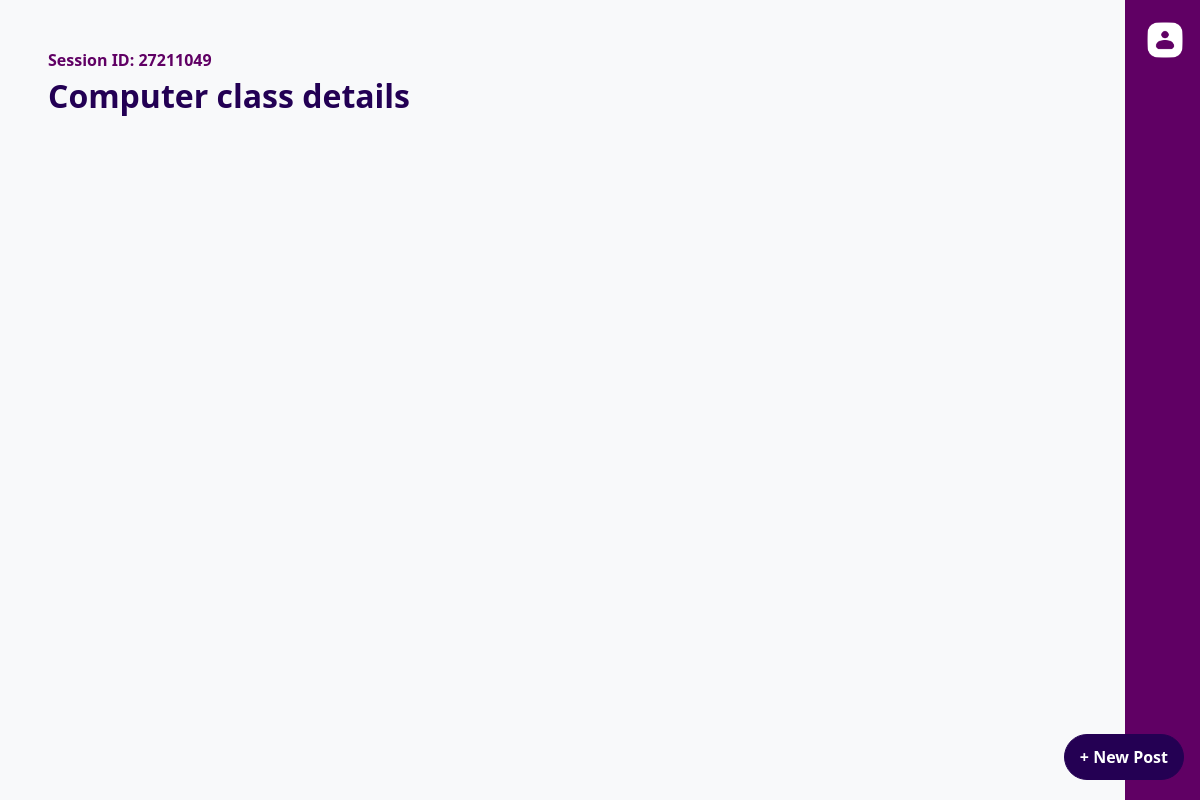
/session/27211049/website@gmail.com (signed in), run on an earlier commit of the app's database.
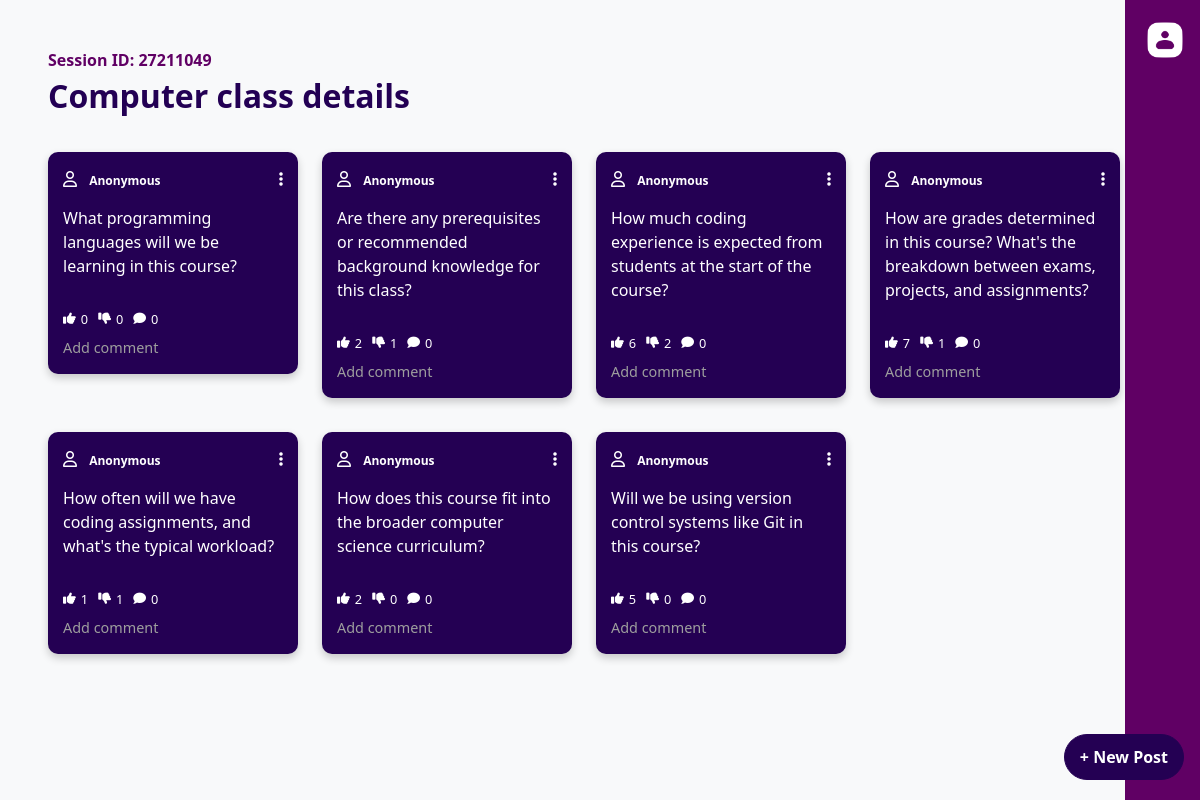
And on a later commit of the database.
### website/models.py (models this page shows, shortened)
class Question(db.Model):
    id = db.Column(db.Integer, primary_key=True, autoincrement=True)
    session_id = db.Column(db.Integer, db.ForeignKey('session.id'), nullable=False)
    question_text = db.Column(db.String(500), nullable=False)
    likes = db.Column(db.Integer, default=0)
    dislikes = db.Column(db.Integer, default=0)
    user_email = db.Column(db.String(150), nullable=True)

### main.py (the view)
@app.route('/session/<int:session_id>/<string:user_email>', methods=['GET'])
def session_details(session_id, user_email):
    session_data = Session.query.filter_by(session_id=session_id).first_or_404()
    uploaded_files = session.get('uploaded_files', {}).get(session_id, [])
    questions = Question.query.filter_by(session_id=session_id).all()
    if session_data:
        title = session_data.title
        question_form = QuestionForm()
        db.session.refresh(session_data)
        db.session.expunge_all()
        return render_template('session_details.html', title=title, session_id=session_id, user=current_user, user_email=user_email, form=question_form, uploaded_files=uploaded_files, questions=questions)
    else:
        flash('Session not found.', 'danger')
        return redirect(url_for('join'))

### main.py (called while the page is built)
@app.before_request
def before_request():
    db.session.remove()
    db.session.bind = db.engine

@app.after_request
def after_request(response):
    db.session.remove()
    return response

### website/templates/session_details.html (shortened to what the changed rows need)
<!DOCTYPE html>
<html lang="en">
<head>
  <link href="https://cdn.jsdelivr.net/npm/bootstrap@5.3.3/dist/css/bootstrap.min.css" rel="stylesheet">
  <link rel="stylesheet" href="https://cdnjs.cloudflare.com/ajax/libs/font-awesome/6.0.0-beta3/css/all.min.css">
  <link rel="stylesheet" href="{{ url_for('static', filename='session_details.css') }}">
</head>
<body>
  <div class="main-content-wrapper">
    <div class="content-container">
      {% if not current_user.is_authenticated %}
      <div id="postsContainer" class="mt-4">
        {% for question in questions %}
        <div class="post-card" data-post-id="{{ question.id }}" data-likes="{{ question.likes }}" data-dislikes="{{ question.dislikes }}">
            <div class="card-header">
              <div class="user-info">
                  <i class="fa-regular fa-user"></i>
                  <div class="name">
                    <p class="user-email">{{ question.user_email or 'Anonymous' }}</p>
                    <p class="question-text">{{ question.question_text }}</p>
                  </div>
              </div>
              <div class="post-options-container">
                  <i class="fas fa-ellipsis-v post-options-toggle"></i>
                  <div class="post-options-dropdown d-none">
                    <button class="edit-post-btn btn btn-sm btn-link">Edit post</button>
                    <button class="delete-post-btn btn btn-sm btn-link" data-session-id="{{ session_id }}" data-user-email="{{ user_email }}">Delete post</button>
                  </div>
              </div>
            </div>
            <div class="card-actions">
              <div class="interaction-icons">
                  <div class="icon like-icon" id="like-btn-{{ question.id }}" data-post-id="{{ question.id }}">
                      <i class="fas fa-thumbs-up"></i>{{ question.likes }}
                  </div>
                  <div class="icon dislike-icon" id="dislike-btn-{{ question.id }}" data-post-id="{{ question.id }}">
                      <i class="fas fa-thumbs-down" ></i>{{ question.dislikes }}
                  </div>
                  <div class="icon">
                      <i class="fas fa-comment"></i><span>0</span>
                  </div>
              </div>
              <div class="add-comment">Add comment</div>
          </div>
          </div>
        {% endfor %}
      </div>
      <a href="#" class="btn new-post-btn" data-bs-toggle="modal" data-bs-target="#newPostModal">+ New Post</a>
      {% else %}
        <div id="professorContainer" class="PContainer">
          {% for question in questions %}
            <div class="post-card" data-post-id="{{ question.id }}" data-likes="{{ question.likes }}" data-dislikes="{{ question.dislikes }}">
            <div class="card-header">
              <div class="user-info">
                  <i class="fa-regular fa-user"></i>
                  <div class="name">
                    <p class="user-email">{{ question.user_email or 'Anonymous' }}</p>
                    <p class="question-text">{{ question.question_text }}</p>
                  </div>
              </div>
              <div class="post-options-container">
                  <i class="fas fa-ellipsis-v post-options-toggle"></i>
              </div>
            </div>
            <div class="card-actions">
              <div class="interaction-icons">
                  <div class="icon like-icon" id="like-btn-{{ question.id }}" data-post-id="{{ question.id }}">
                      <i class="fas fa-thumbs-up"></i>{{ question.likes }}
                  </div>
                  <div class="icon dislike-icon" id="dislike-btn-{{ question.id }}" data-post-id="{{ question.id }}">
                      <i class="fas fa-thumbs-down"></i>{{ question.dislikes }}
                  </div>
                  <div class="icon">
                      <i class="fas fa-comment"></i><span>0</span>
                  </div>
              </div>
              <div class="add-comment">Add comment</div>
          </div>
          </div>
        {% endfor %}
        </div>
      {% endif %}
    </div>
  </div>
</body>
</html>

What changed in the data, as far as the page shows it:
added Question: user_email "Anonymous", question_text "What programming languages will we be learning in this course?", likes "0", dislikes "0"
added Question: user_email "Anonymous", question_text "Are there any prerequisites or recommended background knowledge for this class?", likes "2", dislikes "1"
added Question: user_email "Anonymous", question_text "How much coding experience is expected from students at the start of the course?", likes "6", dislikes "2"
added Question: user_email "Anonymous", question_text "How are grades determined in this course? What's the breakdown between exams, projects, and assignments?", likes "7", dislikes "1"
added Question: user_email "Anonymous", question_text "How often will we have coding assignments, and what's the typical workload?", likes "1", dislikes "1"
added Question: user_email "Anonymous", question_text "How does this course fit into the broader computer science curriculum?", likes "2", dislikes "0"
added Question: user_email "Anonymous", question_text "Will we be using version control systems like Git in this course?", likes "5", dislikes "0"
